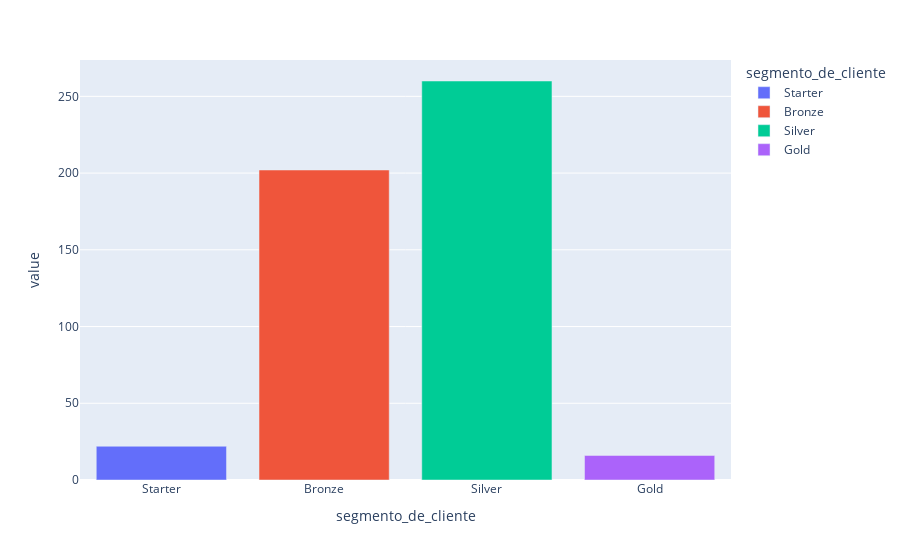

Notebook code for this chart:
### Code cell
# Distriuição da Variavel Target - Contagem
px.bar(contagem_target, color=contagem_target.index, category_orders={'segmento_de_cliente' : lista_segmentos})

### Figure 1 — Plotly figure (JSON) as saved in the notebook; plotly's stock layout.template omitted (floating-point values rounded to 4 significant figures)
{"data": [{"alignmentgroup": "True", "hovertemplate": "segmento_de_cliente=%{x}<br>value=%{y}<extra></extra>", "legendgroup": "Starter", "marker": {"color": "#636efa", "pattern": {"shape": ""}}, "name": "Starter", "offsetgroup": "Starter", "orientation": "v", "showlegend": true, "textposition": "auto", "type": "bar", "x": ["Starter"], "xaxis": "x", "y": [22], "yaxis": "y"}, {"alignmentgroup": "True", "hovertemplate": "segmento_de_cliente=%{x}<br>value=%{y}<extra></extra>", "legendgroup": "Bronze", "marker": {"color": "#EF553B", "pattern": {"shape": ""}}, "name": "Bronze", "offsetgroup": "Bronze", "orientation": "v", "showlegend": true, "textposition": "auto", "type": "bar", "x": ["Bronze"], "xaxis": "x", "y": [202], "yaxis": "y"}, {"alignmentgroup": "True", "hovertemplate": "segmento_de_cliente=%{x}<br>value=%{y}<extra></extra>", "legendgroup": "Silver", "marker": {"color": "#00cc96", "pattern": {"shape": ""}}, "name": "Silver", "offsetgroup": "Silver", "orientation": "v", "showlegend": true, "textposition": "auto", "type": "bar", "x": ["Silver"], "xaxis": "x", "y": [260], "yaxis": "y"}, {"alignmentgroup": "True", "hovertemplate": "segmento_de_cliente=%{x}<br>value=%{y}<extra></extra>", "legendgroup": "Gold", "marker": {"color": "#ab63fa", "pattern": {"shape": ""}}, "name": "Gold", "offsetgroup": "Gold", "orientation": "v", "showlegend": true, "textposition": "auto", "type": "bar", "x": ["Gold"], "xaxis": "x", "y": [16], "yaxis": "y"}], "layout": {"barmode": "relative", "legend": {"title": {"text": "segmento_de_cliente"}, "tracegroupgap": 0}, "margin": {"t": 60}, "xaxis": {"anchor": "y", "categoryarray": ["Starter", "Bronze", "Silver", "Gold"], "categoryorder": "array", "domain": [0, 1], "title": {"text": "segmento_de_cliente"}}, "yaxis": {"anchor": "x", "domain": [0, 1], "title": {"text": "value"}}}}
